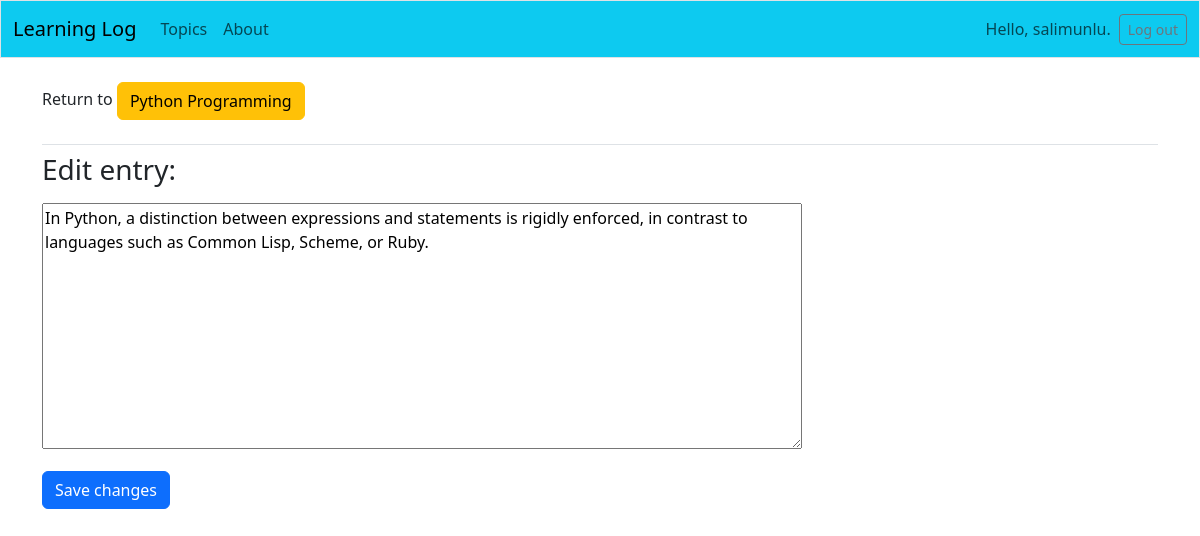
Page /edit_entry/13/ (signed in) on the committed database.
### learning_logs/models.py (models this page shows, shortened)
class Topic(models.Model):
    text = models.CharField(max_length=200)
    date_added = models.DateTimeField(auto_now_add=True)
    owner = models.ForeignKey(User, on_delete=models.CASCADE)
    def __str__(self):
        return self.text

class Entry(models.Model):
    topic = models.ForeignKey(Topic, on_delete=models.CASCADE)
    text = models.TextField()
    date_added = models.DateTimeField(auto_now_add=True)
    class Meta:
        verbose_name_plural = "Entries"

### learning_logs/views.py (the view)
# urls.py: path('edit_entry/<int:entry_id>/', views.edit_entry, name='edit_entry'), # Entry düzenlemek için
@login_required
def edit_entry(request, entry_id):
    entry = Entry.objects.get(id=entry_id)
    topic = entry.topic
    if topic.owner != request.user:
        raise Http404
    if request.method != 'POST':
        form = EntryForm(instance=entry)
    else:
        form = EntryForm(instance=entry, data=request.POST)
        if form.is_valid():
            form.save()
            return redirect('learning_logs:topic', topic_id=topic.id)
    context = {'entry': entry, 'topic': topic, 'form': form}
    return render(request, 'learning_logs/edit_entry.html', context)

### learning_logs/forms.py
class EntryForm(forms.ModelForm):
    class Meta:
        model = Entry   # Form Entry modeline dayanıyor
        fields = ['text']   # Sadece text alanı bu forma dahil edildi
        labels = {'text': ''}  # 'text' alanına boş bir etiket atandı.
        widgets = {'text': forms.Textarea(attrs={'cols': 80})}  # 'text' alanı için bir HTML form elemanı

### templates/learning_logs/edit_entry.html (shortened to what this page needs)
<!DOCTYPE html>
<html lang="en">
<head>
</head>
<body>
{% extends 'learning_logs/base.html' %}
{% block page_header %}
    <p>Return to <a class="btn btn-warning" href="{% url 'learning_logs:topic' topic.id %}">{{ topic }}</a></p>
{% endblock page_header %}
{% block content %}
    <h3 class="mb-3">Edit entry:</h3>
    <form action="{% url 'learning_logs:edit_entry' entry.id %}" method="post" class="mb-3">
        {{ form.as_p }}
        <button name="submit" class="btn btn-primary">Save changes</button>
    </form>
{% endblock content %}

### templates/learning_logs/base.html (shortened to what this page needs)
<!doctype html>
<html lang="en">
<head>
  {% load static %}
  {% load django_bootstrap5 %}
  {% bootstrap_css %}
   <link rel="stylesheet" href="{% static 'css/fontawesome.min.css' %}">
    <link rel="stylesheet" href="{% static 'css/all.min.css' %}">
</head>
<body>
  <nav class="navbar navbar-expand-md navbar-light bg-info mb-4 border">
    <div class="container-fluid">
      <a class="navbar-brand" href="{% url 'learning_logs:index' %}">
          Learning Log</a>
      <div class="collapse navbar-collapse" id="navbarCollapse">
        <ul class="navbar-nav me-auto mb-2 mb-md-0">
          <li class="nav-item">
            <a class="nav-link" href="{% url 'learning_logs:topics' %}">
              Topics</a></li>
           <li class="nav-item">
            <a class="nav-link" href="{% url 'learning_logs:about' %}">
              About</a></li>
        </ul>
        <ul class="navbar-nav ms-auto mb-2 mb-md-0">
          {% if user.is_authenticated %}
            <li class="nav-item">
              <span class="navbar-text me-2">Hello, {{ user.username }}.
                </span></li>
          {% endif %}
        </ul>
        {% if user.is_authenticated %}
          <form action="{% url 'users:logout' %}" method='post'>
            <button name='submit' class='btn btn-outline-secondary btn-sm'>
              Log out</button>
          </form>
        {% endif %}
      </div>
    </div>
  </nav>
  <main class="container">
    <div class="pb-2 mb-2 border-bottom">
      {% block page_header %}{% endblock page_header %}
    </div>
    <div>
      {% block content %}{% endblock content %}
    </div>
  </main>
</body>
</html>

### rows in the picture
Topic: text "Python Programming"
Entry: text "In Python, a distinction between expressions and statements is rigidly enforced, in contrast to languages such as Common Lisp, Scheme, or Ruby."

### other values in the picture
{{ user.username }} "salimunlu"
